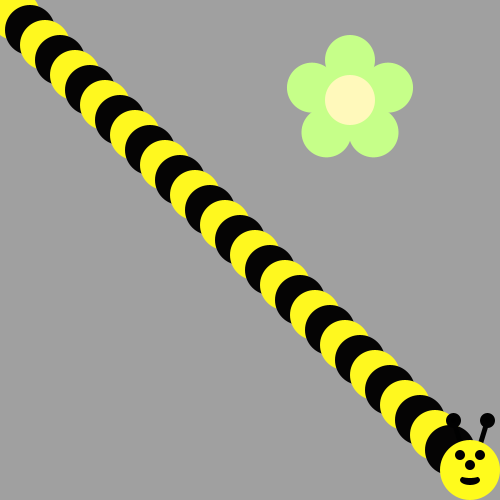
Frame 1 (no input)
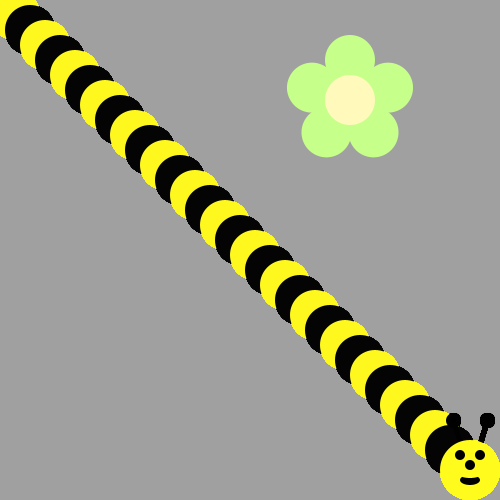
Frame 60 (the mouse pressed at the canvas centre just before this capture)
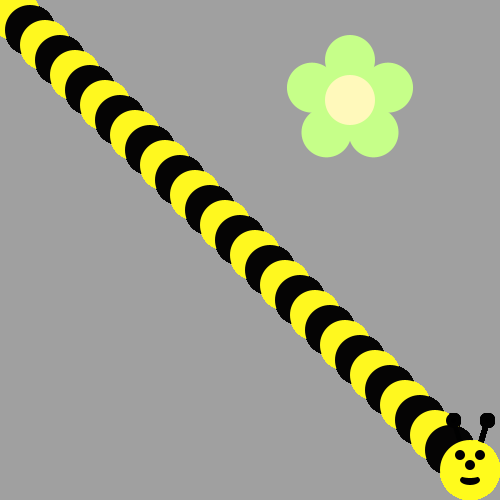
Frame 120 (the mouse held since frame 60 and released just before this capture)

The Processing sketch that drew these frames (run headless with seeded random() and noise(); from frame 60 on, the mouse is pressed at the canvas centre):

// Processing sketch: bumble_bee
// ── bumble_bee.pde
void draw() {
/*Use a loop to make a body for the Bee!
Then put his head on using drawBeeFace(x,y)
Use Modulo to make the colors alternate 
*/


for (int i = 1; i < 31; i++) {

    if (i % 2 == 0) {
     fill(#050404);
    }else{
      fill(#FFF81F);
    }
  
  
  
ellipse(i*15,i*15,50,50);  
}
drawBeeFace(470,470);
}

void drawFlower(int x, int y) {
     noStroke();
     translate(x, y);
     // draw 5 petals, rotating after each one
     fill(#c6ff89);      // green
      for (int i = 0; i < 5; i++) {
           ellipse(0, -40, 50, 50);
          rotate(radians(72));
     }
     fill(#fff9bb); // light yellow
     ellipse(0, 0, 50, 50);
} 
void drawBeeFace(int BeeFaceX, int BeeFaceY) {
     noStroke();
     fill(0, 0, 0);
     stroke(1);
     strokeWeight(5);
     line(BeeFaceX-10, BeeFaceY-27, BeeFaceX-17, BeeFaceY-50);
     line(BeeFaceX+10, BeeFaceY-27, BeeFaceX+17, BeeFaceY-50);
     ellipse(BeeFaceX-17, BeeFaceY-50, 10, 10);
     ellipse(BeeFaceX+17, BeeFaceY-50, 10, 10);
     noStroke();
     fill(255, 251, 28);
     ellipse(BeeFaceX, BeeFaceY, 60, 60); // face
     fill(255, 237, 209);
     fill(0,0,0);
      ellipse(BeeFaceX-10, BeeFaceY-15, 10, 10); // eyes
     ellipse(BeeFaceX+10, BeeFaceY-15, 10, 10);
      ellipse(BeeFaceX, BeeFaceY-5, 10, 10); // nose
      ellipse(BeeFaceX, BeeFaceY+10, 20, 10);// mouth
     fill(255, 251, 28);
     ellipse(BeeFaceX, BeeFaceY+5, 20, 6);
}

void setup() {
     ellipseMode(CENTER);
     size(500, 500);
     background(160, 160, 160);
      drawFlower(350, 100);
}
